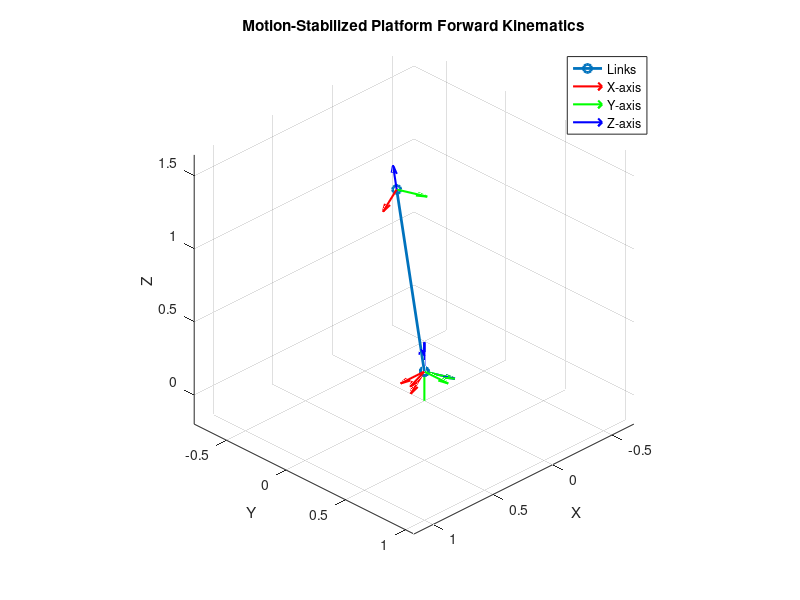

MATLAB code to generate this figure:
% Motion-Stabilized Platform Simulation
clc; clear; close all;

%% Parameters
L3 = 1.0;        % Fixed length of cylinder (meters)
d3 = 0.5;        % Extendable length (meters)
theta1 = deg2rad(20);  % Roll angle (degrees → radians)
theta2 = deg2rad(15);  % Pitch angle (degrees → radians)

%% DH Parameters: [theta, d, a, alpha]
DH = [theta1, 0, 0, -pi/2;
      theta2, 0, 0,  pi/2;
      0,      L3 + d3, 0, 0];

%% Function to compute DH transformation
dh_transform = @(theta, d, a, alpha) [
    cos(theta), -sin(theta)*cos(alpha),  sin(theta)*sin(alpha), a*cos(theta);
    sin(theta),  cos(theta)*cos(alpha), -cos(theta)*sin(alpha), a*sin(theta);
    0,           sin(alpha),             cos(alpha),            d;
    0,           0,                      0,                     1];

%% Forward Kinematics
T01 = dh_transform(DH(1,1), DH(1,2), DH(1,3), DH(1,4));
T12 = dh_transform(DH(2,1), DH(2,2), DH(2,3), DH(2,4));
T23 = dh_transform(DH(3,1), DH(3,2), DH(3,3), DH(3,4));

T02 = T01 * T12;
T03 = T02 * T23;

%% Extract positions
origin = [0; 0; 0];
p1 = T01(1:3,4);
p2 = T02(1:3,4);
p3 = T03(1:3,4);  % End effector

%% Plotting
figure;
plot3([origin(1) p1(1) p2(1) p3(1)], ...
      [origin(2) p1(2) p2(2) p3(2)], ...
      [origin(3) p1(3) p2(3) p3(3)], 'o-', 'LineWidth', 2);
grid on;
xlabel('X'); ylabel('Y'); zlabel('Z');
title('Motion-Stabilized Platform Forward Kinematics');
axis equal;
view(135, 30);

% Show coordinate frames
hold on;
frames = {eye(4), T01, T02, T03};
colors = {'r','g','b'};
for i = 1:length(frames)
    T = frames{i};
    origin = T(1:3,4);
    for j = 1:3
        dir = T(1:3,j);
        quiver3(origin(1), origin(2), origin(3), ...
                dir(1), dir(2), dir(3), 0.2, colors{j}, 'LineWidth', 1.5);
    end
end
legend('Links', 'X-axis', 'Y-axis', 'Z-axis');
